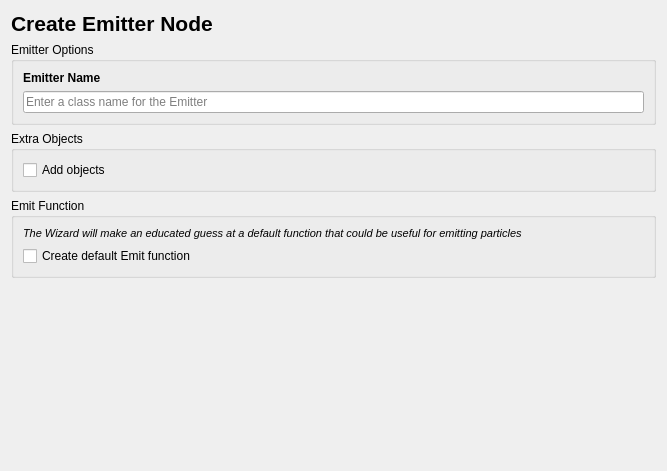
<?xml version="1.0" encoding="UTF-8"?>
<ui version="4.0">
 <class>EmitterPluginPage</class>
 <widget class="QWidget" name="EmitterPluginPage">
  <property name="geometry">
   <rect>
    <x>0</x>
    <y>0</y>
    <width>667</width>
    <height>471</height>
   </rect>
  </property>
  <property name="windowTitle">
   <string>Form</string>
  </property>
  <layout class="QVBoxLayout" name="verticalLayout">
   <item>
    <layout class="QGridLayout" name="gridLayout">
     <item row="0" column="0">
      <widget class="QLabel" name="lbl_title">
       <property name="font">
        <font>
         <pointsize>16</pointsize>
         <weight>75</weight>
         <bold>true</bold>
        </font>
       </property>
       <property name="text">
        <string>Create Emitter Node</string>
       </property>
      </widget>
     </item>
     <item row="2" column="0">
      <widget class="QGroupBox" name="gbx_extraObjs">
       <property name="title">
        <string>Extra Objects</string>
       </property>
       <layout class="QVBoxLayout" name="verticalLayout_3">
        <item>
         <widget class="QCheckBox" name="cbx_addObjs">
          <property name="text">
           <string>Add objects</string>
          </property>
         </widget>
        </item>
       </layout>
      </widget>
     </item>
     <item row="1" column="0">
      <widget class="QGroupBox" name="gbx_emOptions">
       <property name="title">
        <string>Emitter Options</string>
       </property>
       <layout class="QVBoxLayout" name="verticalLayout_2">
        <item>
         <widget class="QLabel" name="lbl_className">
          <property name="font">
           <font>
            <weight>75</weight>
            <bold>true</bold>
           </font>
          </property>
          <property name="text">
           <string>Emitter Name</string>
          </property>
         </widget>
        </item>
        <item>
         <widget class="QLineEdit" name="line_className">
          <property name="placeholderText">
           <string>Enter a class name for the Emitter</string>
          </property>
         </widget>
        </item>
       </layout>
      </widget>
     </item>
     <item row="3" column="0">
      <widget class="QGroupBox" name="gbx_emitFn">
       <property name="title">
        <string>Emit Function</string>
       </property>
       <layout class="QVBoxLayout" name="verticalLayout_4">
        <item>
         <widget class="QLabel" name="label">
          <property name="font">
           <font>
            <pointsize>8</pointsize>
            <italic>true</italic>
           </font>
          </property>
          <property name="text">
           <string>The Wizard will make an educated guess at a default function that could be useful for emitting particles</string>
          </property>
         </widget>
        </item>
        <item>
         <widget class="QCheckBox" name="cbx_createEmit">
          <property name="text">
           <string>Create default Emit function</string>
          </property>
         </widget>
        </item>
       </layout>
      </widget>
     </item>
    </layout>
   </item>
   <item>
    <spacer name="verticalSpacer">
     <property name="orientation">
      <enum>Qt::Vertical</enum>
     </property>
     <property name="sizeHint" stdset="0">
      <size>
       <width>20</width>
       <height>40</height>
      </size>
     </property>
    </spacer>
   </item>
  </layout>
 </widget>
 <resources/>
 <connections/>
</ui>
